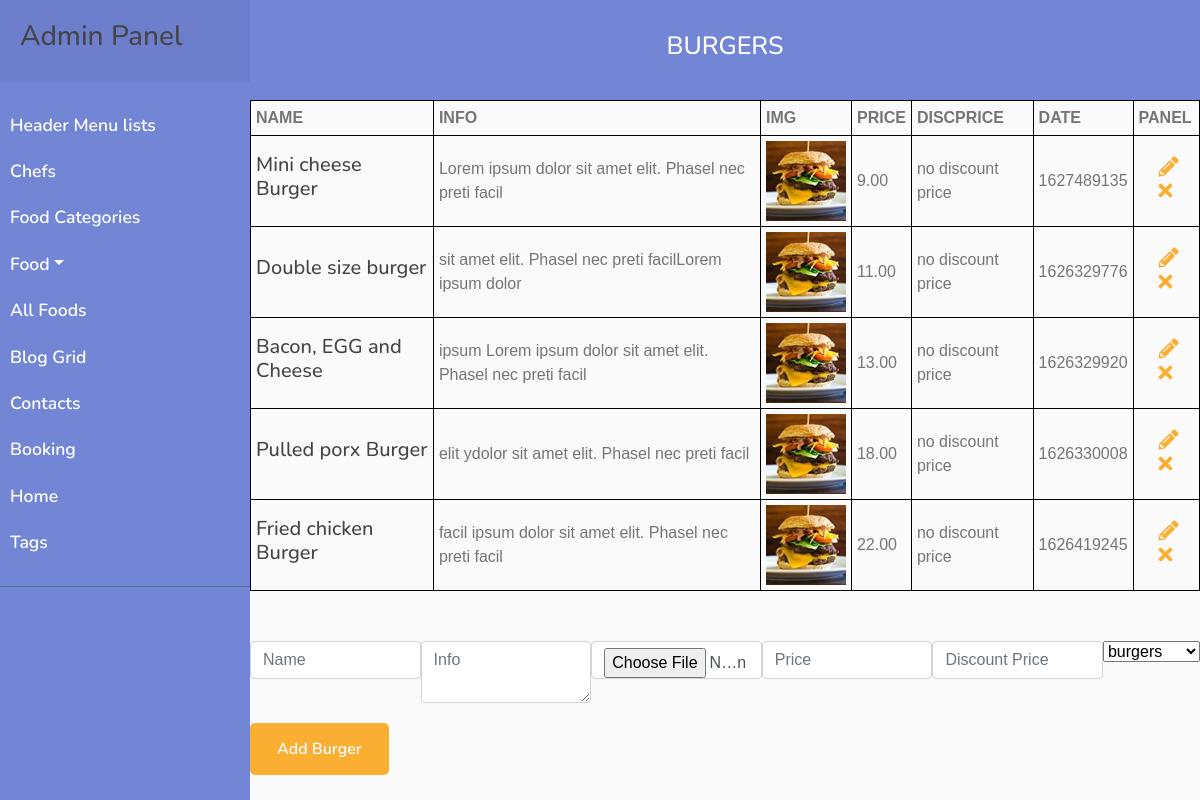
/php/admin/burgers.php?catId=1, run on the app's committed database.
### tables this page shows
CREATE TABLE `all_foods` (
  `id` int(16) NOT NULL,
  `name` varchar(128) NOT NULL,
  `info` text NOT NULL,
  `img` varchar(128) NOT NULL,
  `price` varchar(16) NOT NULL,
  `discPrice` varchar(16) NOT NULL,
  `categories_id` int(16) NOT NULL,
  `date` int(32) NOT NULL
);

### php/admin/burgers.php (the view, shortened to what this page needs)
<!DOCTYPE html>
<html lang="en">
<head>
    <link href="https://stackpath.bootstrapcdn.com/bootstrap/4.4.1/css/bootstrap.min.css" rel="stylesheet">
    <link href="https://cdnjs.cloudflare.com/ajax/libs/font-awesome/5.10.0/css/all.min.css" rel="stylesheet">
    <link href="../../lib/animate/animate.min.css" rel="stylesheet">
    <link href="../../lib/owlcarousel/assets/owl.carousel.min.css" rel="stylesheet">
    <link href="../../lib/flaticon/font/flaticon.css" rel="stylesheet">
    <link href="../../lib/tempusdominus/css/tempusdominus-bootstrap-4.min.css" rel="stylesheet" />
    <link href="../../css/style.css" rel="stylesheet">
</head>
<body>
    <div class="admin">
        <?php
        require_once "../../components/adminFoodNav.php";
        ?>
        <div class="admin__section admin__section_header-list">
            <div class="admin__section_head">
                <h3 class="admin__section_title">Burgers</h3>
            </div>
            <div class="admin__section_content">
                <div class="admin__section_content">
                    <div class="admin__burgers">
                        <table class="admin__table">
                            <tr>
                                <th class="admin__table_title">name</th>
                                <th class="admin__table_title">info</th>
                                <th class="admin__table_title">img</th>
                                <th class="admin__table_title">price</th>
                                <th class="admin__table_title">discPrice</th>
                                <th class="admin__table_title">date</th>
                                <th class="admin__table_title">panel</th>
                            </tr>
                            <?php
                            $query = "SELECT * FROM all_foods WHERE categories_id = '" . $_GET['catId'] . "'";
                            $result = mysqli_query($mysqli, $query);
                            while ($row = mysqli_fetch_assoc($result)) {
                            ?>
                                <tr class="admin__section_item">
                                    <td class="admin__section_item_td">
                                        <h3 class="admin__section_item_name">
                                            <?php echo $row['name'] ?>
                                        </h3>
                                    </td>
                                    <td class="admin__section_item_td">
                                        <?php echo $row['info'] ?>
                                    </td>
                                    <td class="admin__section_item_td">
                                        <div class="admin__section_img">
                                            <img src="../../img/foods/<?php echo $row['img'] ?>" alt="<?php echo $row['name'] ?>">
                                        </div>
                                    </td>
                                    <td class="admin__section_item_td">
                                        <?php echo $row['price'] ?>
                                    </td>
                                    <td class="admin__section_item_td">
                                        <?php echo $row['discPrice'] ? $row['discPrice'] : "no discount price" ?>
                                    </td>
                                    <td class="admin__section_item_td">
                                        <?php echo $row['date'] ?>
                                    </td>
                                    <td class="admin__section_item_td">
                                        <a href="?catId=<?php echo $_GET["catId"] ?>&id=<?php echo $row["id"] ?>">
                                            <i class="example__class admin__icon fas fa-pencil-alt"></i>
                                        </a>
                                        <a href="./allFoods/remove.php?id=<?php echo $row["id"] ?>">
                                            <i class="admin__icon fas fa-times"></i>
                                        </a>
                                    </td>
                                </tr>
                            <?php } ?>
                        </table>
                    </div>
                    <?php
                    $name = '';
                    $info = '';
                    $price = '';
                    ?>
                    <form class="admin__form" action="<?php if (isset($_GET['id'])) {
                                                            echo './allFoods/update.php';
                                                        } else {
                                                            echo './allFoods/insert.php';
                                                        } ?>" method="POST" enctype="multipart/form-data">
                        <div class="form__flex">
                            <input class="admin__inp admin__inp_food form-control" type="text" name="name" value="<?php echo $name; ?>" placeholder="Name" required>
                            <textarea class="admin__inp admin__inp_food form-control" name="info" placeholder="Info"><?php echo $info; ?></textarea>
                            <input class="admin__inp admin__inp_food form-control" type="file" name="img"
                            <?php if (!isset($_GET['id'])) {echo 'required';} ?>>
                            <input class="admin__inp admin__inp_food form-control" type="number" name="price" value="<?php echo $price; ?>" placeholder="Price" required>
                            <input class="admin__inp admin__inp_food form-control" type="number" name="discPrice" value="<?php echo $discPrice; ?>" placeholder="Discount Price">
                            <select name="categoriesId" id="categoriesId" name="categoriesId">
                                <?php
                                $query = 'SELECT * FROM food_categories';
                                $result = mysqli_query($mysqli, $query);
                                while ($row = mysqli_fetch_assoc($result)) { ?>
                                    <option value="<?php echo $row['id'] ?>"><?php echo $row['name'] ?></option>
                                <?php } ?>
                            </select>
                        </div>
                        <div>
                            <button class="btn custom-btn admin__form_btn">Add Burger</button>
                        </div>
                    </form>
                </div>
            </div>
        </div>
    </div>
</body>
</html>

### css/style.css (style rules this page uses)
body { color: #757575; background: #ffffff; font-family: 'open sans', sans-serif; }
h1, h2, h3, h4, h5, h6 { color: #454545; font-family: 'Nunito', sans-serif; }
a { font-family: 'Nunito', sans-serif; font-weight: 600; color: #fbaf32; transition: .3s; }
.btn.custom-btn { padding: 12px 25px; font-family: 'Nunito', sans-serif; font-size: 16px; font-weight: 600; color: #ffffff; background: #fbaf32; border: 2px solid #fbaf32; border-radius: 5px; transition: .5s; }
.form__flex { width: 100%; display: flex; justify-content: space-between; }
.admin__inp { width: 30%; }
.admin__inp_food { width: 18%; }
#categoriesId { height: max-content; }
.admin__form_btn { margin-top: 20px; }
body { font-family: 'Poppins', sans-serif; background: #fafafa; }
.admin { display: flex; justify-content: space-between }
.admin__section { width: calc(100% - 250px); }
.admin__section_head { width: 100%; height: 100px; background: #7386D5; display: flex; justify-content: center; align-items: center; }
.admin__section_title { font-size: 25px; color: #ffffff; text-transform: uppercase; }
.admin__section_content { width: 100%; height: calc(100% - 100px); }
.admin__table { width: 100%; border-collapse: collapse; }
.admin__table_title { text-transform: uppercase; }
.admin__table_title, .admin__section_item_td { padding: 5px; border: 1px solid black; }
.admin__section_item { width: 100%; padding: 10px; }
.admin__section_img { width: 80px; }
.admin__section_img > img { width: 100%; display: block; }
.admin__section_item_name, .admin__section_item_pos { font-size: 20px; }
.admin__section_item_td:last-child { width: 7%; }
.admin__icon { font-size: 20px; cursor: pointer; margin-left: 20px; }
.admin__form { margin-top: 50px; }

### data on the page
all_foods: name "Mini cheese Burger", info "Lorem ipsum dolor sit amet elit. Phasel nec preti facil", img (picture), price "9.00", discPrice "no discount price", date "1627489135"
all_foods: name "Double size burger", info "sit amet elit. Phasel nec preti facilLorem ipsum dolor", img (picture), price "11.00", discPrice "no discount price", date "1626329776"
all_foods: name "Bacon, EGG and Cheese", info "ipsum Lorem ipsum dolor sit amet elit. Phasel nec preti facil", img (picture), price "13.00", discPrice "no discount price", date "1626329920"
all_foods: name "Pulled porx Burger", info "elit ydolor sit amet elit. Phasel nec preti facil", img (picture), price "18.00", discPrice "no discount price", date "1626330008"
all_foods: name "Fried chicken Burger", info "facil ipsum dolor sit amet elit. Phasel nec preti facil", img (picture), price "22.00", discPrice "no discount price", date "1626419245"

### other printed values
form field categoriesId "burgers"
